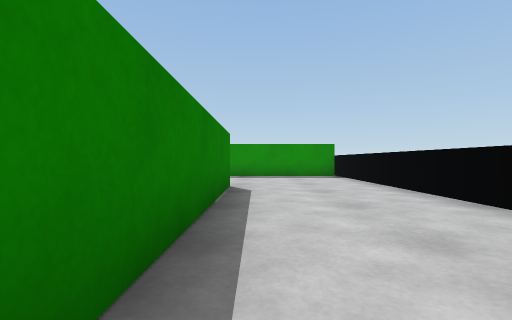
[1] (above)

24 first-person views from a walk through a Unity game level. The camera is 0.51 m above the floor, looks level and sees 85° across. The floor is counted in squares, 1 m on a side. Each view is taken from the middle of a square. On the plan, view 1 faces up. The plan holds only what a view shows up to about 9 squares ahead; the rest is blank. The place goes on beyond the plan.

[2]
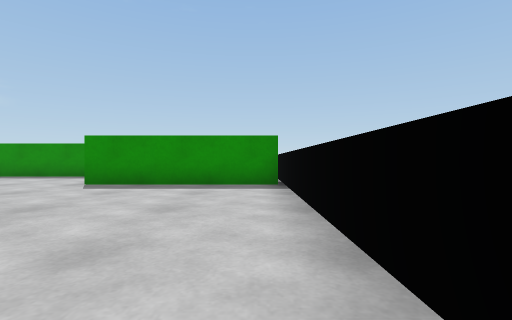

[3]
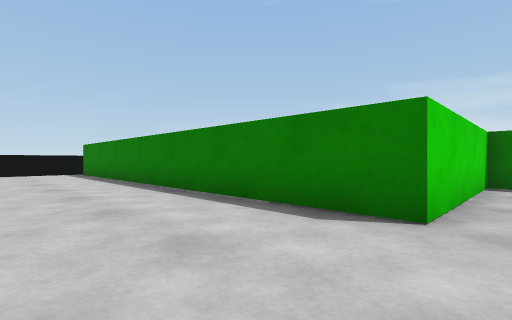

[4]
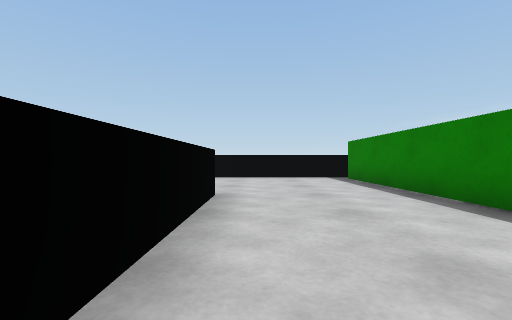

[5]
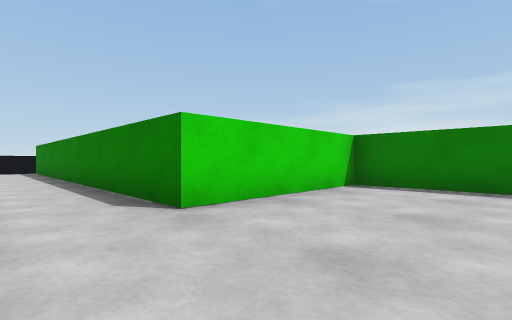

[6]
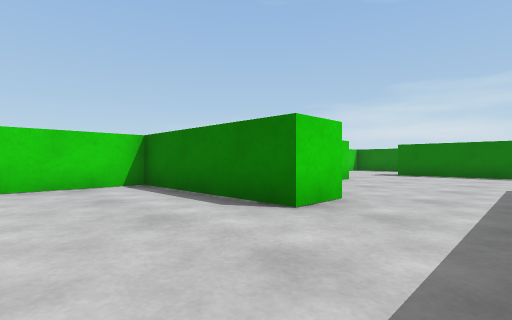

[7]
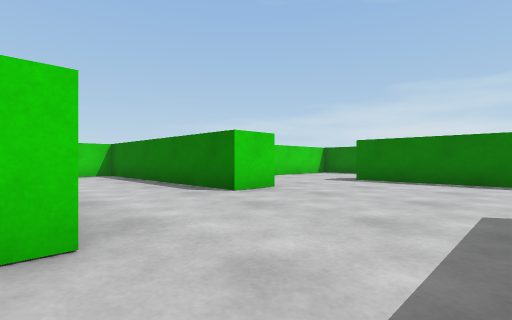

[8]
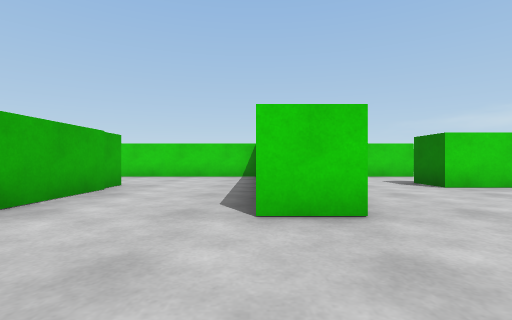

[9]
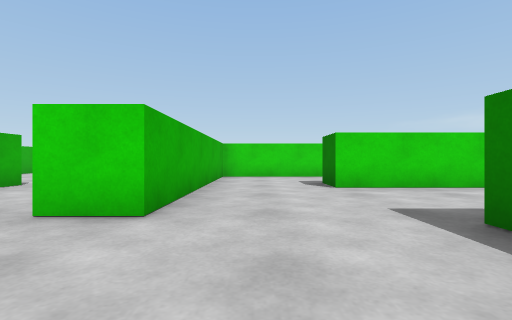

[10]
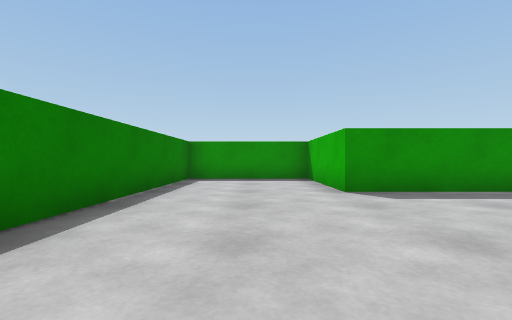

[11]
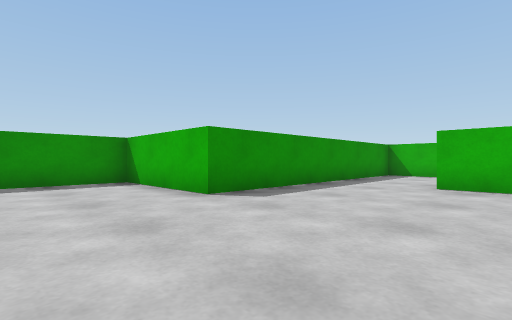

[12]
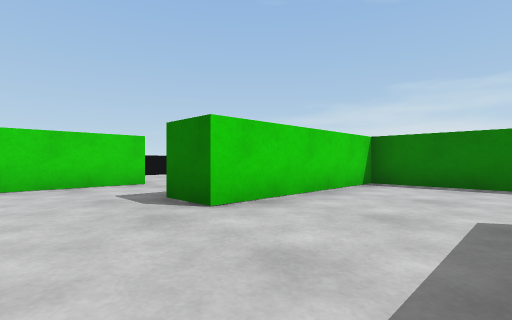

[13]
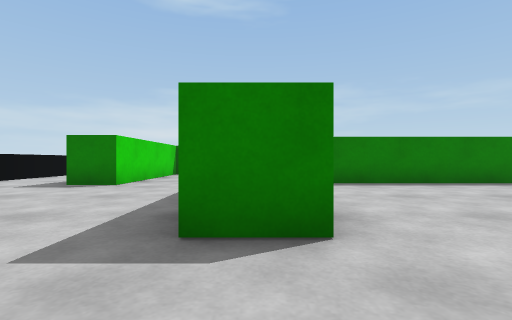

[14]
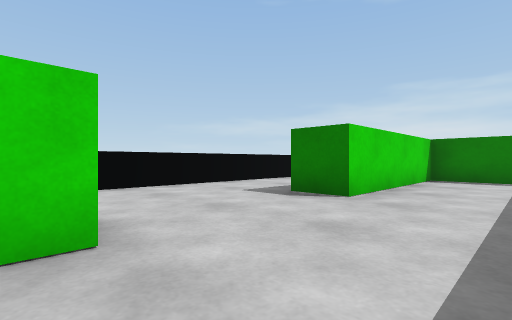

[15]
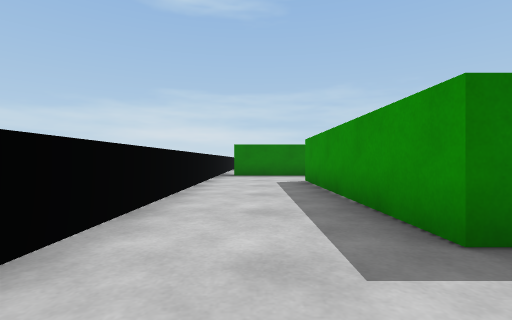

[16]
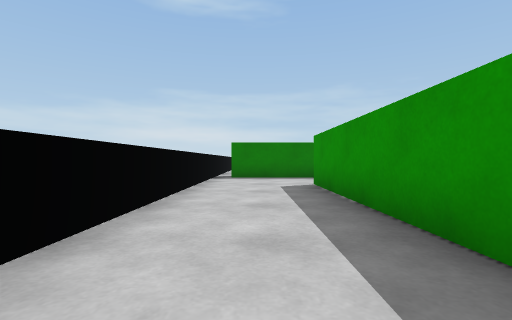

[17]
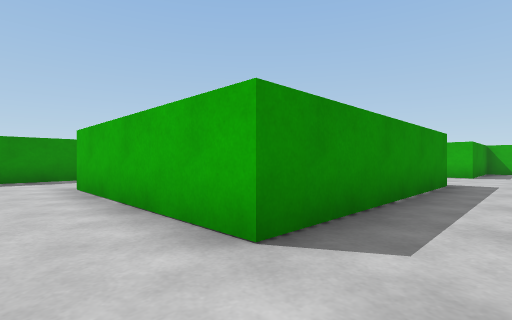

[18]
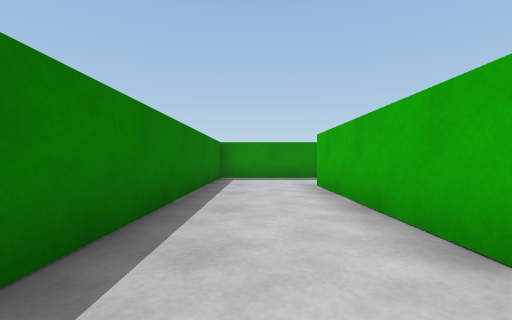

[19]
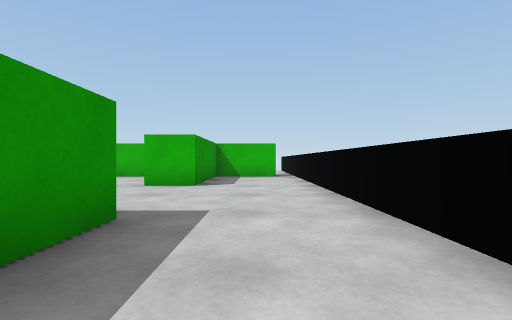

[20]
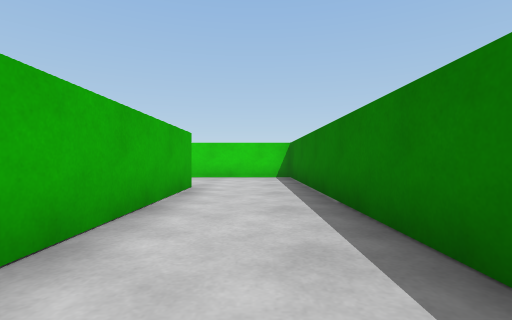

[21]
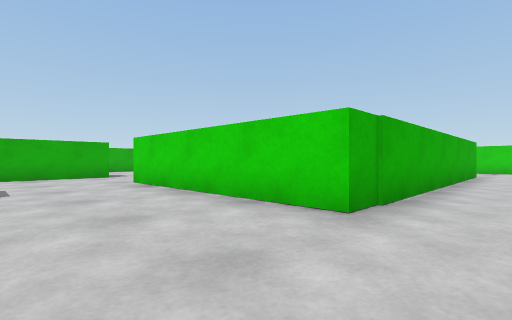

[22]
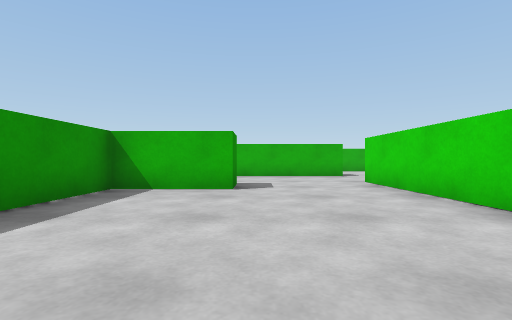

[23]
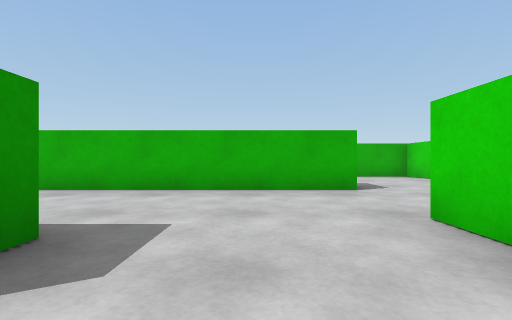

[24]
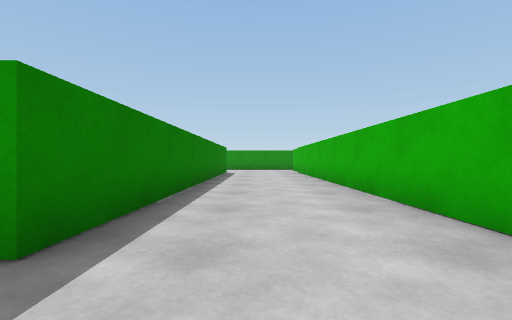

### Floor plan
Key: @ floor where view 1 was taken; # wall or solid block; . floor; ^ raised ledge.
Columns run from 16 left of view 1 to 3 right of it. Each row starts with its distance up from view 1.
 26         #..#
 25         #..#
 24         #..#
 23         #..#
 22         #..#
 21      ####..#
 20     ...##..#
 19    ....##..#
 18   .........#
 17   .........#
 16   .........#
 15   ..#####....
 14   .##...# .....#
 13   .##...#   ...#
 12  #.##...########
 11  #.##..........#   ^
 10  #.##..........#   ^
  9  #.##......#...####^
  8  #.##......#.......^
  7  #.....##..#.......^
  6  #.....##..#.......^
  5  ####..##..#####...^
  4  ####..##......#...^
  3  #.....##......#...^
  2  #.....##......#...^
  1  #.##########..#...^
  0  #.##..........#@..^
 -1  #.##..........#...^
 -2  #.######...####....
 -3  #..#####...####....
 -4  #.............#....
 -5 ^^^^^^^^^^^^^^^^^^^^

Positions as (right, up) in squares from view 1, and headings:
1: (0, 0), facing up
2: (2, 3), facing up
3: (2, 6), facing down-left
4: (2, 3), facing down
5: (1, 8), facing down-left
6: (-2, 11), facing down-left
7: (-5, 11), facing down-left
8: (-8, 10), facing down
9: (-10, 10), facing down
10: (-10, 7), facing up
11: (-11, 8), facing up-right
12: (-2, 4), facing down-left
13: (-2, 1), facing left
14: (-4, 0), facing down-left
15: (-6, -4), facing left
16: (-7, -4), facing left
17: (-14, -4), facing up-right
18: (-14, -4), facing up
19: (-10, -4), facing right
20: (-14, 13), facing down
21: (-14, 18), facing down-right
22: (-14, 18), facing right
23: (-10, 17), facing right
24: (-7, 17), facing up
